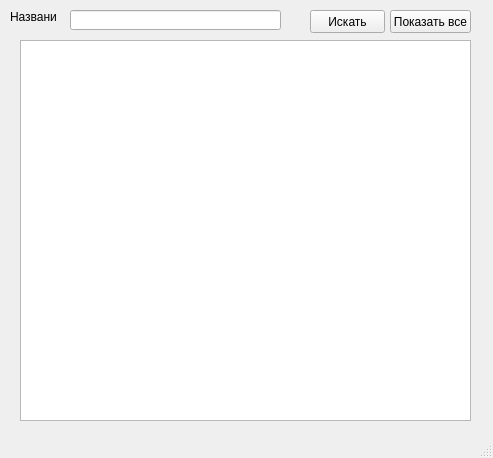
<?xml version="1.0" encoding="UTF-8"?>
<ui version="4.0">
 <class>MainWindow</class>
 <widget class="QMainWindow" name="MainWindow">
  <property name="geometry">
   <rect>
    <x>0</x>
    <y>0</y>
    <width>493</width>
    <height>458</height>
   </rect>
  </property>
  <property name="windowTitle">
   <string>Кофе</string>
  </property>
  <widget class="QWidget" name="centralwidget">
   <widget class="QTableWidget" name="tableWidget">
    <property name="geometry">
     <rect>
      <x>20</x>
      <y>40</y>
      <width>451</width>
      <height>381</height>
     </rect>
    </property>
   </widget>
   <widget class="QLineEdit" name="lineEdit">
    <property name="geometry">
     <rect>
      <x>70</x>
      <y>10</y>
      <width>211</width>
      <height>20</height>
     </rect>
    </property>
   </widget>
   <widget class="QPushButton" name="pushButton">
    <property name="geometry">
     <rect>
      <x>310</x>
      <y>10</y>
      <width>75</width>
      <height>23</height>
     </rect>
    </property>
    <property name="text">
     <string>Искать</string>
    </property>
   </widget>
   <widget class="QPushButton" name="pushButton_2">
    <property name="geometry">
     <rect>
      <x>390</x>
      <y>10</y>
      <width>81</width>
      <height>23</height>
     </rect>
    </property>
    <property name="text">
     <string>Показать все</string>
    </property>
   </widget>
   <widget class="QLabel" name="label">
    <property name="geometry">
     <rect>
      <x>10</x>
      <y>10</y>
      <width>47</width>
      <height>13</height>
     </rect>
    </property>
    <property name="text">
     <string>Название</string>
    </property>
   </widget>
  </widget>
  <widget class="QStatusBar" name="statusbar"/>
 </widget>
 <resources/>
 <connections/>
</ui>
